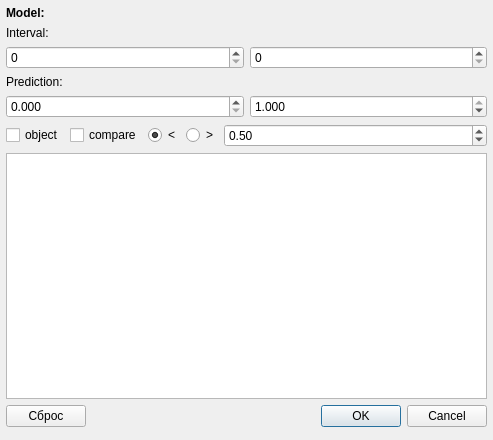
<?xml version="1.0" encoding="UTF-8"?>
<ui version="4.0">
 <class>FormCorrectedModel</class>
 <widget class="QWidget" name="FormCorrectedModel">
  <property name="geometry">
   <rect>
    <x>0</x>
    <y>0</y>
    <width>493</width>
    <height>440</height>
   </rect>
  </property>
  <property name="windowTitle">
   <string>Corrected Model Prediction</string>
  </property>
  <widget class="QWidget" name="layoutWidget">
   <property name="geometry">
    <rect>
     <x>6</x>
     <y>6</y>
     <width>481</width>
     <height>421</height>
    </rect>
   </property>
   <layout class="QVBoxLayout" name="verticalLayout">
    <item>
     <widget class="QLabel" name="label_3">
      <property name="font">
       <font>
        <weight>75</weight>
        <bold>true</bold>
       </font>
      </property>
      <property name="text">
       <string>Model:</string>
      </property>
     </widget>
    </item>
    <item>
     <widget class="QLabel" name="label">
      <property name="text">
       <string>Interval:</string>
      </property>
     </widget>
    </item>
    <item>
     <layout class="QHBoxLayout" name="horizontalLayout">
      <item>
       <widget class="QSpinBox" name="spinBox_int_min">
        <property name="singleStep">
         <number>10</number>
        </property>
       </widget>
      </item>
      <item>
       <widget class="QSpinBox" name="spinBox_int_max">
        <property name="singleStep">
         <number>10</number>
        </property>
       </widget>
      </item>
     </layout>
    </item>
    <item>
     <widget class="QLabel" name="label_2">
      <property name="text">
       <string>Prediction:</string>
      </property>
     </widget>
    </item>
    <item>
     <layout class="QHBoxLayout" name="horizontalLayout_2">
      <item>
       <widget class="QDoubleSpinBox" name="doubleSpinBox_pred_min">
        <property name="decimals">
         <number>3</number>
        </property>
        <property name="maximum">
         <double>1.000000000000000</double>
        </property>
        <property name="singleStep">
         <double>0.100000000000000</double>
        </property>
       </widget>
      </item>
      <item>
       <widget class="QDoubleSpinBox" name="doubleSpinBox_pred_max">
        <property name="decimals">
         <number>3</number>
        </property>
        <property name="maximum">
         <double>1.000000000000000</double>
        </property>
        <property name="singleStep">
         <double>0.100000000000000</double>
        </property>
        <property name="value">
         <double>1.000000000000000</double>
        </property>
       </widget>
      </item>
     </layout>
    </item>
    <item>
     <layout class="QHBoxLayout" name="horizontalLayout_3" stretch="0,0,0,0,1">
      <item>
       <widget class="QCheckBox" name="checkBox_for_obj">
        <property name="text">
         <string>object</string>
        </property>
       </widget>
      </item>
      <item>
       <widget class="QCheckBox" name="checkBox_compare">
        <property name="text">
         <string>compare</string>
        </property>
       </widget>
      </item>
      <item>
       <widget class="QRadioButton" name="radioButton_less">
        <property name="text">
         <string>&lt;</string>
        </property>
        <property name="checked">
         <bool>true</bool>
        </property>
       </widget>
      </item>
      <item>
       <widget class="QRadioButton" name="radioButton_more">
        <property name="text">
         <string>&gt;</string>
        </property>
       </widget>
      </item>
      <item>
       <widget class="QDoubleSpinBox" name="doubleSpinBox_value">
        <property name="maximum">
         <double>10000.000000000000000</double>
        </property>
        <property name="singleStep">
         <double>0.100000000000000</double>
        </property>
        <property name="value">
         <double>0.500000000000000</double>
        </property>
       </widget>
      </item>
     </layout>
    </item>
    <item>
     <widget class="QListWidget" name="listWidget_model_pred"/>
    </item>
    <item>
     <layout class="QHBoxLayout" name="horizontalLayout_4">
      <item>
       <widget class="QPushButton" name="pushButton_delete_pred">
        <property name="text">
         <string>Сброс</string>
        </property>
       </widget>
      </item>
      <item>
       <widget class="QDialogButtonBox" name="buttonBox">
        <property name="standardButtons">
         <set>QDialogButtonBox::Cancel|QDialogButtonBox::Ok</set>
        </property>
       </widget>
      </item>
     </layout>
    </item>
   </layout>
  </widget>
 </widget>
 <resources/>
 <connections/>
</ui>
